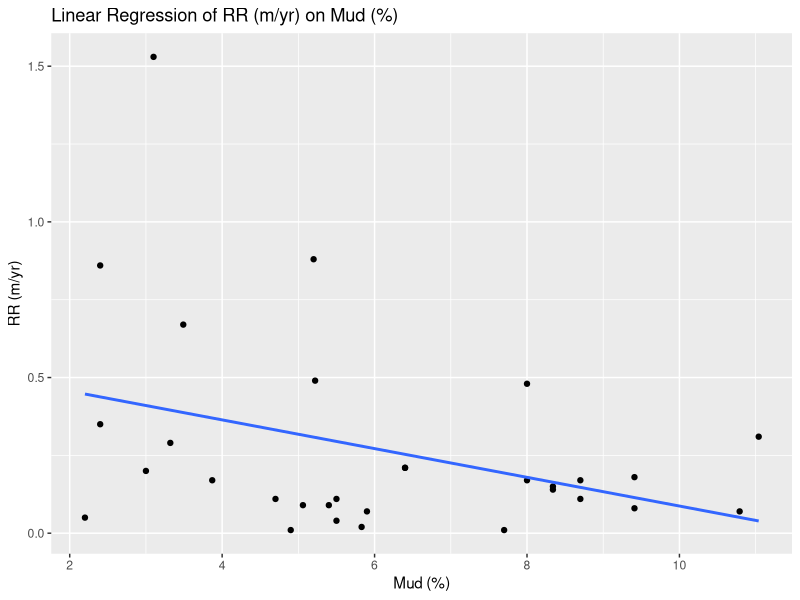
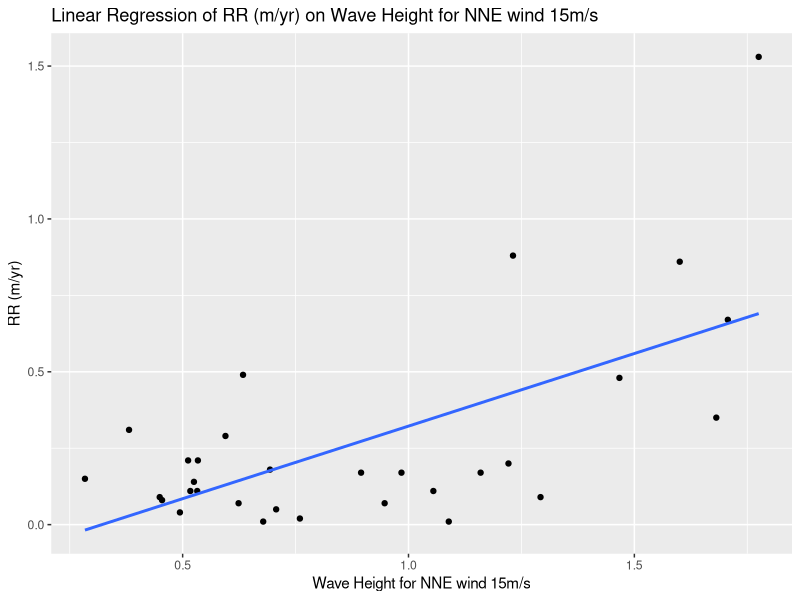
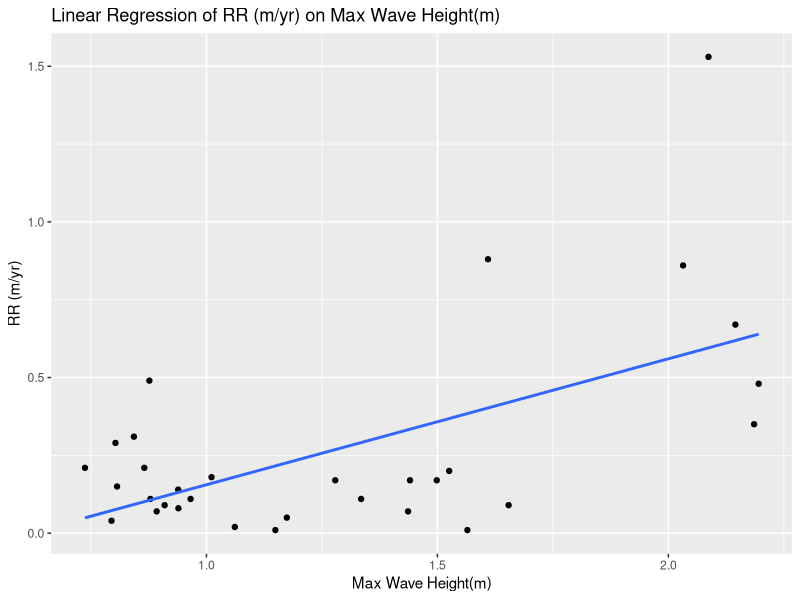
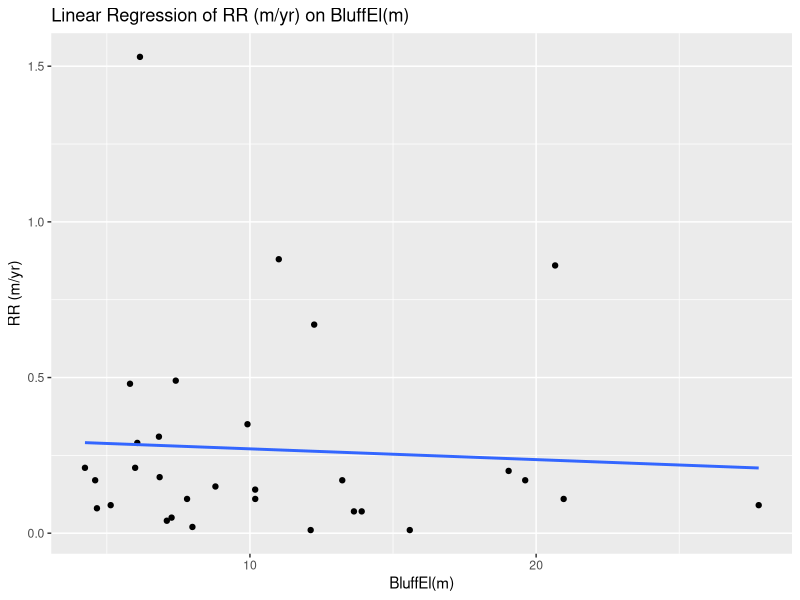
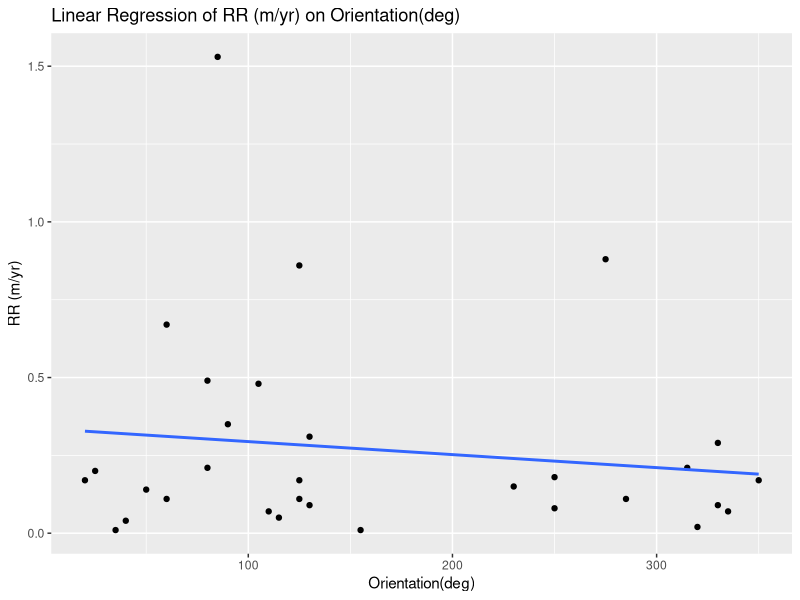
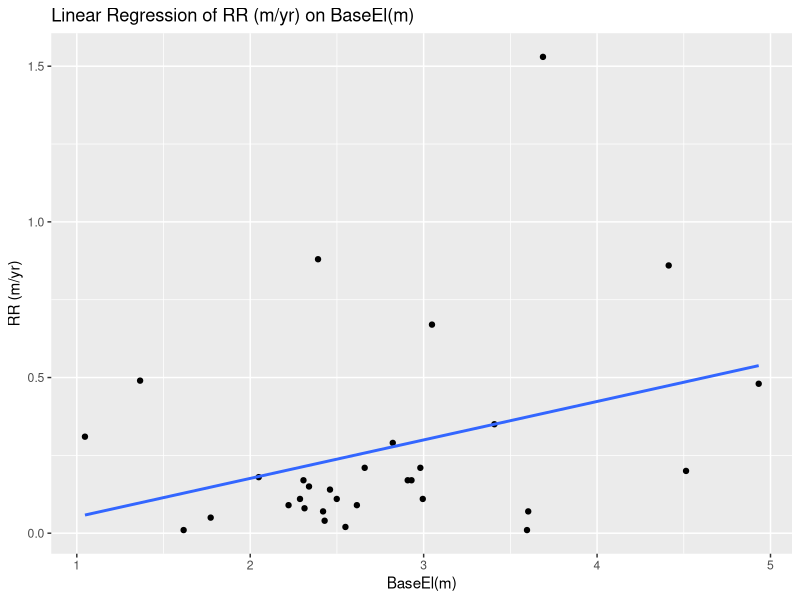

These figures' R source, in order:
## ---- chunk 1
knitr::opts_chunk$set(echo = TRUE)
## ---- chunk 2
library(ggplot2)
library(tidyverse)
## ---- chunk 3
erosion<-read.csv("erosion.csv")
## ---- chunk 4
library(readr)
data <- read_csv("erosion.csv")
names(data) <- gsub(" ", "_", names(data))
names(data) <- gsub("\\(", "", names(data))
names(data) <- gsub("\\)", "", names(data))
names(data) <- gsub("/", "_per_", names(data))
names(data) <- gsub("%", "percent", names(data))
if ("RR (m/yr)" %in% names(data)) {
  names(data)[names(data) == "RR (m/yr)"] <- "RR_m_per_yr"
}
predictors <- setdiff(names(data), c("Bluff", "RR_m_per_yr"))
target <- "RR_m_per_yr"
model_formula <- as.formula(paste(target, "~", paste(predictors, collapse = " + ")))
model <- lm(model_formula, data = data)
summary(model)
predictions <- predict(model, data)
mse <- mean((data[[target]] - predictions)^2)
rsquared <- summary(model)$r.squared
cat("Mean Squared Error (MSE):", mse, "\n")
cat("R-squared:", rsquared, "\n")


## ---- chunk 5
data <- read.csv("erosion.csv")  
model <- lm(`RR..m.yr.` ~ `Mud....`, data = data)
summary(model)
ggplot(data, aes(x = `Mud....`, y = `RR..m.yr.`)) +
  geom_point() +
  geom_smooth(method = "lm", se = FALSE) +  
  labs(title = "Linear Regression of RR (m/yr) on Mud (%)",
       x = "Mud (%)",
       y = "RR (m/yr)")

## ---- chunk 6
model <- lm(`RR..m.yr.` ~ `Wave.Height.for.NNE.wind.15.m.s..m.`, data = data)
summary(model)
ggplot(data, aes(x = `Wave.Height.for.NNE.wind.15.m.s..m.`, y = `RR..m.yr.`)) +
  geom_point() +
  geom_smooth(method = "lm", se = FALSE) +  
  labs(title = "Linear Regression of RR (m/yr) on Wave Height for NNE wind 15m/s",
       x = "Wave Height for NNE wind 15m/s",
       y = "RR (m/yr)")
## ---- chunk 7
model <- lm(`RR..m.yr.` ~ `Max.Wave.Height..m.`, data = data)
summary(model)
ggplot(data, aes(x = `Max.Wave.Height..m.`, y = `RR..m.yr.`)) +
  geom_point() +
  geom_smooth(method = "lm", se = FALSE) +  
  labs(title = "Linear Regression of RR (m/yr) on Max Wave Height(m)",
       x = "Max Wave Height(m)",
       y = "RR (m/yr)")
## ---- chunk 8
model <- lm(`RR..m.yr.` ~ `BluffEl..m.`, data = data)
summary(model)
ggplot(data, aes(x = `BluffEl..m.`, y = `RR..m.yr.`)) +
  geom_point() +
  geom_smooth(method = "lm", se = FALSE) +  
  labs(title = "Linear Regression of RR (m/yr) on BluffEl(m)",
       x = "BluffEl(m)",
       y = "RR (m/yr)")
## ---- chunk 9
model <- lm(`RR..m.yr.` ~ `Orientation..deg.`, data = data)
summary(model)
ggplot(data, aes(x = `Orientation..deg.`, y = `RR..m.yr.`)) +
  geom_point() +
  geom_smooth(method = "lm", se = FALSE) +  
  labs(title = "Linear Regression of RR (m/yr) on Orientation(deg)",
       x = "Orientation(deg)",
       y = "RR (m/yr)")
## ---- chunk 10
model <- lm(`RR..m.yr.` ~ `BaseEl..m.`, data = data)
summary(model)
ggplot(data, aes(x = `BaseEl..m.`, y = `RR..m.yr.`)) +
  geom_point() +
  geom_smooth(method = "lm", se = FALSE) +  
  labs(title = "Linear Regression of RR (m/yr) on BaseEl(m)",
       x = "BaseEl(m)",
       y = "RR (m/yr)")
## ---- chunk 11
